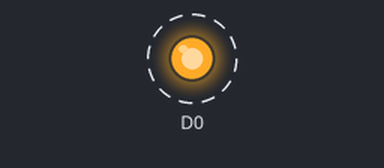
A sketch run on a simulated ESP8266 (NodeMCU). Parts: output pins drawn as LEDs (lit = HIGH). Dashed ring = blinking. WiFi joins after 1.5 s; servers stay silent unless stated; what the sketch prints to the serial monitor is not drawn.

Above: at 3.7 s.
Timing chart, 0 to 7.8 s (numbered marks = the images above):
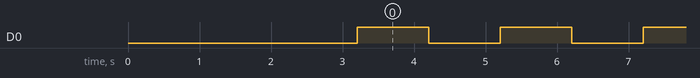

Measured:
- by itself, D0: alternates HIGH for 1.0 s and LOW for 1.0 s

The sketch:

testota.ino
```cpp
#include <Arduino.h>
#include <ESP8266WiFi.h>
#include <ESP8266HTTPClient.h>
#include <ESP8266httpUpdate.h>

void setup() {
  Serial.begin(115200);
  Serial.setDebugOutput(true);
  Serial.println();

  WiFi.begin("SLINDY4", "074800628");
  while (WiFi.status() != WL_CONNECTED) {
    delay(1000);
  }
  Serial.println("Connected, updating");
  delay(1000);

  t_httpUpdate_return ret = ESPhttpUpdate.update("https://raw.githubusercontent.com/naigolf/esp8266/master/testota.bin", "", "21 99 13 84 63 72 17 13 B9 ED 0E 8F 00 A5 9B 73 0D D0 56 58");

  pinMode(16, OUTPUT);
}
void loop() {

  digitalWrite(16, HIGH);   // turn the LED on (HIGH is the voltage level)
  delay(1000);              // wait for a second
  digitalWrite(16, LOW);    // turn the LED off by making the voltage LOW
  delay(1000);
}
```
